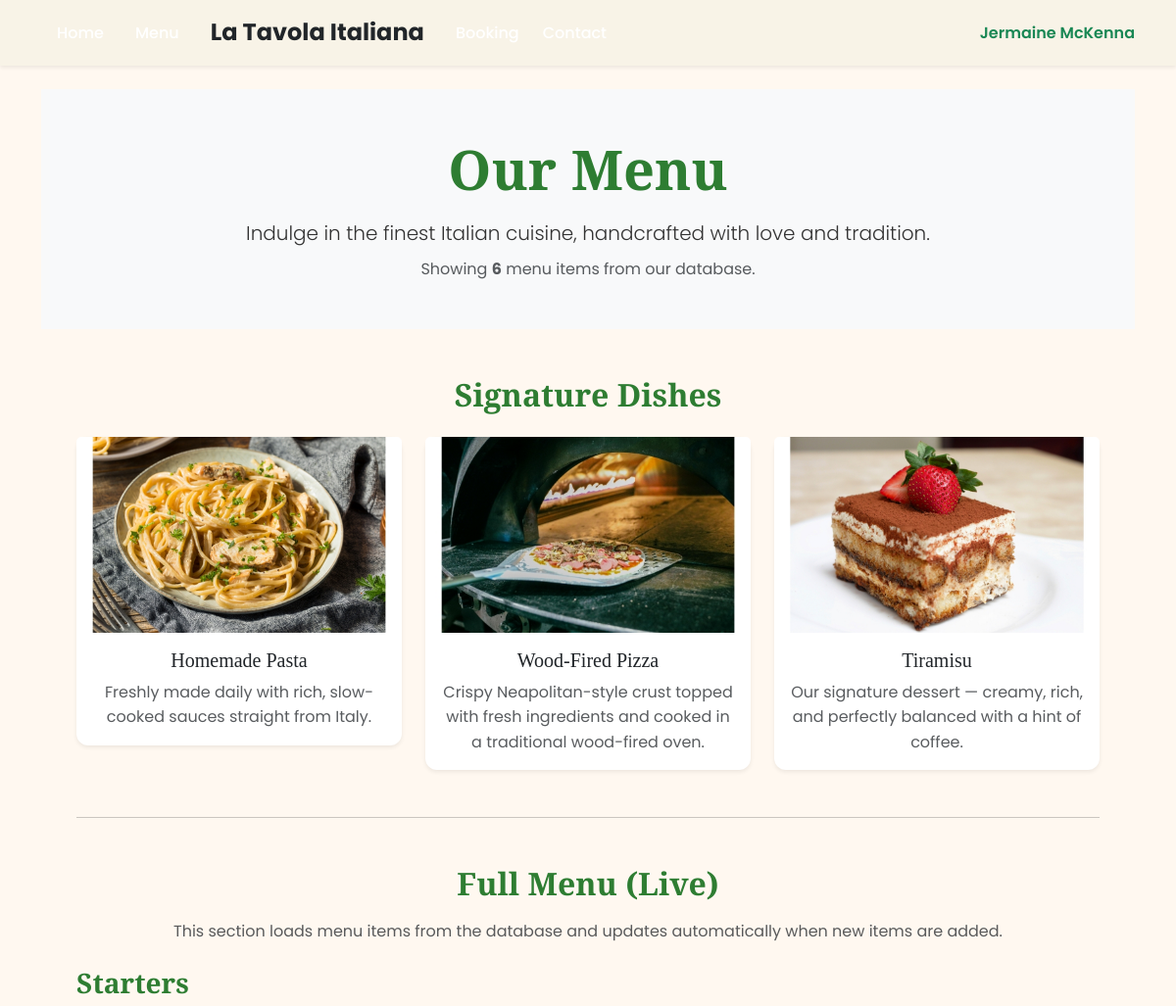
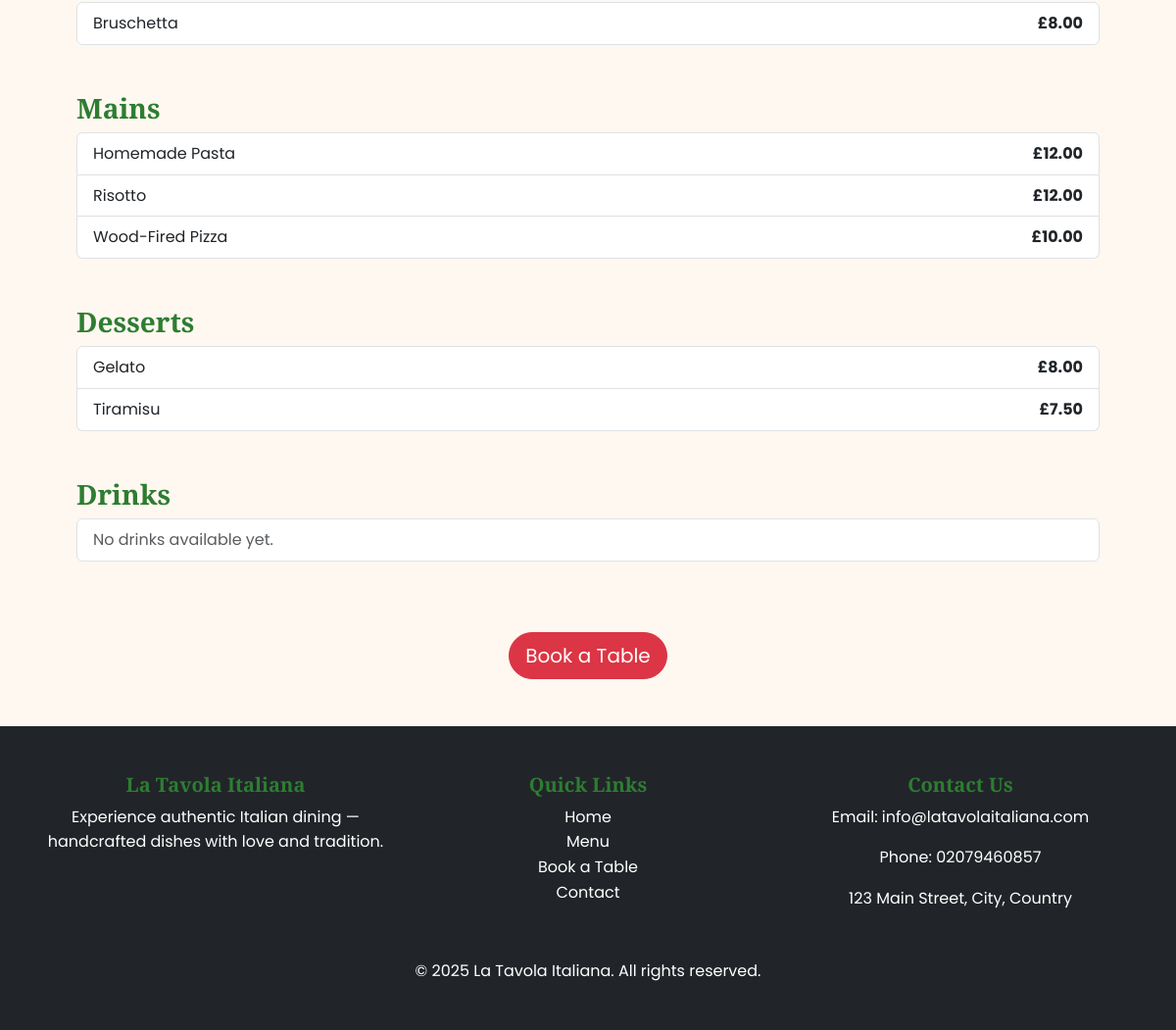
/menu/, run on an earlier commit of the app's database (2 pictures, top to bottom).
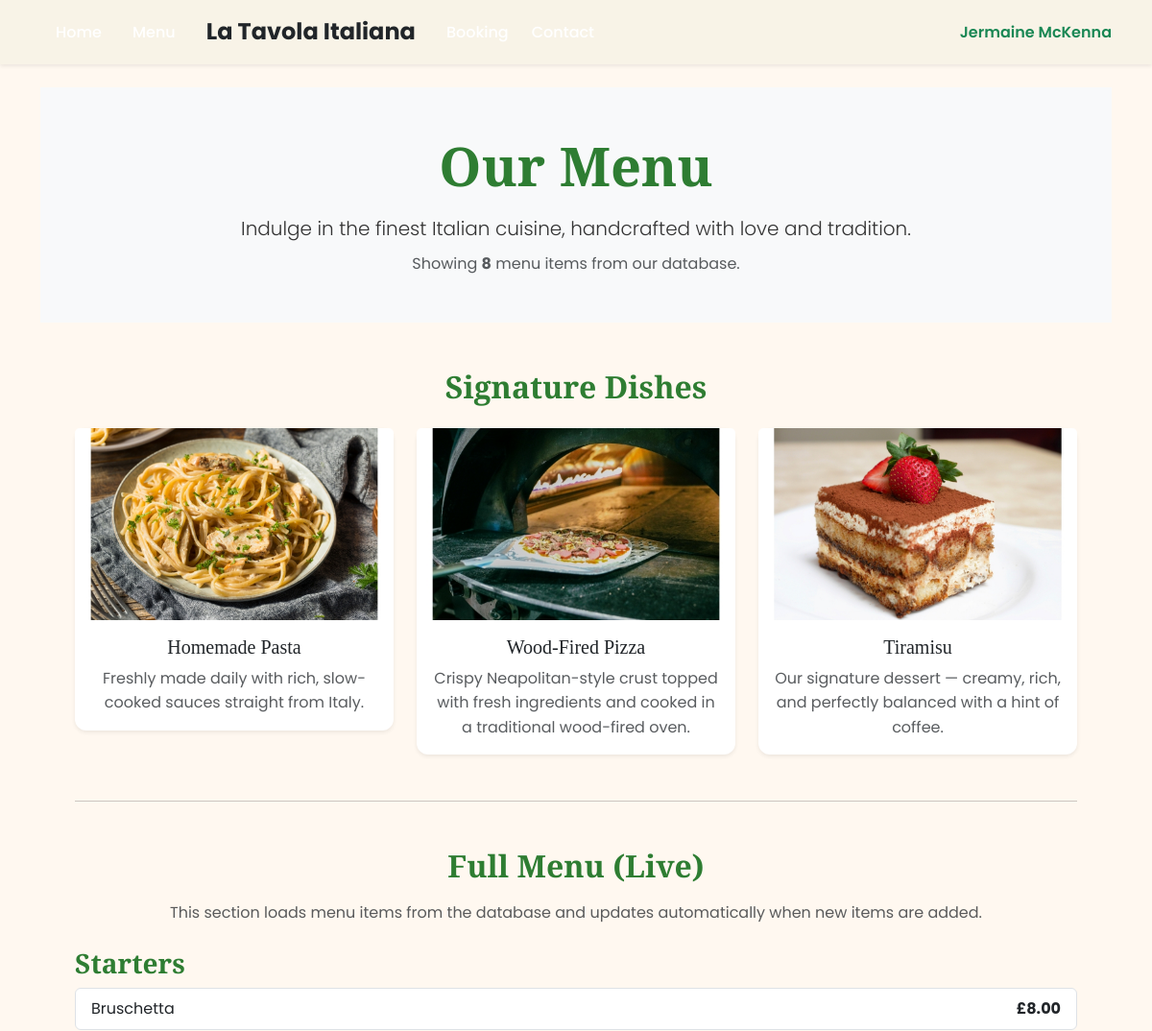
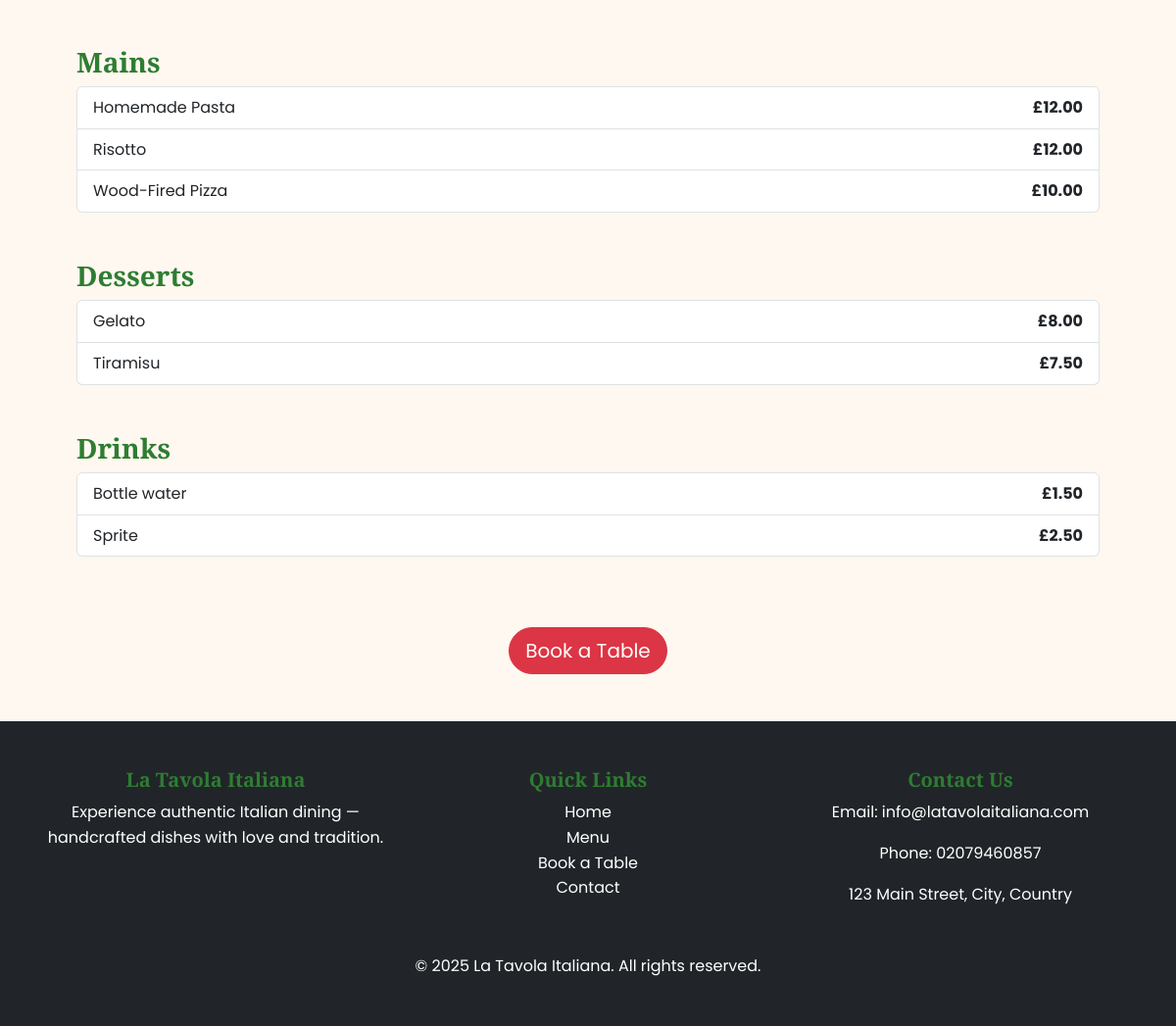
And on a later commit of the database (2 pictures, top to bottom).
### homepageapp/models.py (models this page shows, shortened)
class MenuItem(models.Model):
    CATEGORY_CHOICES = [
        ("starter", "Starter"),
        ("main", "Main"),
        ("dessert", "Dessert"),
        ("drink", "Drink"),
    ]
    name = models.CharField(max_length=100)
    price = models.DecimalField(max_digits=6, decimal_places=2)
    category = models.CharField(max_length=20, choices=CATEGORY_CHOICES)

### homepageapp/views.py (the view)
# urls.py: path("menu/", views.menu, name="menu"),
def menu(request):
    menu_items = MenuItem.objects.all().order_by("category", "name")
    starters = menu_items.filter(category="starter")
    mains = menu_items.filter(category="main")
    desserts = menu_items.filter(category="dessert")
    drinks = menu_items.filter(category="drink")
    context = {
        "starters": starters,
        "mains": mains,
        "desserts": desserts,
        "drinks": drinks,
        "menu_count": menu_items.count(),
    }
    return render(request, 'homepageapp/menu.html', context)

### homepageapp/templates/homepageapp/menu.html (shortened to what the changed rows need)
{% extends 'homepageapp/base.html' %}
{% load static %}
{% block content %}
<section class="menu-hero-section text-center py-5 bg-light">
    <div class="container">
        <h1 class="display-4 fw-bold mb-3">Our Menu</h1>
        <p class="text-muted mb-0">
            {% if menu_count %}
                Showing <strong>{{ menu_count }}</strong> menu item{{ menu_count|pluralize }} from our database.
            {% else %}
                Our full menu is being updated — please check back soon.
            {% endif %}
        </p>
    </div>
</section>
<section class="menu-preview py-5">
    <div class="container text-center">
        <h2 class="fw-bold mb-4">Signature Dishes</h2>
        <h2 class="fw-bold mb-3">Full Menu (Live)</h2>
        {% if menu_count %}
            <div class="text-start mb-5">
                <div class="list-group">
                    {% for item in starters %}
                        <div class="list-group-item d-flex justify-content-between align-items-center">
                            <span>{{ item.name }}</span>
                            <strong>£{{ item.price }}</strong>
                        </div>
                    {% empty %}
                        <div class="list-group-item text-muted">No starters available yet.</div>
                    {% endfor %}
                </div>
            </div>
            <div class="text-start mb-5">
                <div class="list-group">
                    {% for item in mains %}
                        <div class="list-group-item d-flex justify-content-between align-items-center">
                            <span>{{ item.name }}</span>
                            <strong>£{{ item.price }}</strong>
                        </div>
                    {% empty %}
                        <div class="list-group-item text-muted">No mains available yet.</div>
                    {% endfor %}
                </div>
            </div>
            <div class="text-start mb-5">
                <div class="list-group">
                    {% for item in desserts %}
                        <div class="list-group-item d-flex justify-content-between align-items-center">
                            <span>{{ item.name }}</span>
                            <strong>£{{ item.price }}</strong>
                        </div>
                    {% empty %}
                        <div class="list-group-item text-muted">No desserts available yet.</div>
                    {% endfor %}
                </div>
            </div>
            <div class="text-start mb-5">
                <div class="list-group">
                    {% for item in drinks %}
                        <div class="list-group-item d-flex justify-content-between align-items-center">
                            <span>{{ item.name }}</span>
                            <strong>£{{ item.price }}</strong>
                        </div>
                    {% empty %}
                        <div class="list-group-item text-muted">No drinks available yet.</div>
                    {% endfor %}
                </div>
            </div>
        {% else %}
            <div class="alert alert-warning text-start">
                <strong>No menu items found in the database yet.</strong><br>
                Add some MenuItem records (e.g., via the Django admin) and this page will update automatically.
            </div>
        {% endif %}
    </div>
</section>
{% endblock %}

What changed in the data, as far as the page shows it:
added MenuItem: name "Bottle water", price "1.50", shown under "Drinks"
added MenuItem: name "Sprite", price "2.50", shown under "Drinks"
Also different on the page:
{{ menu_count }}: "6" → "8"
text no longer shown: "No drinks available yet."
